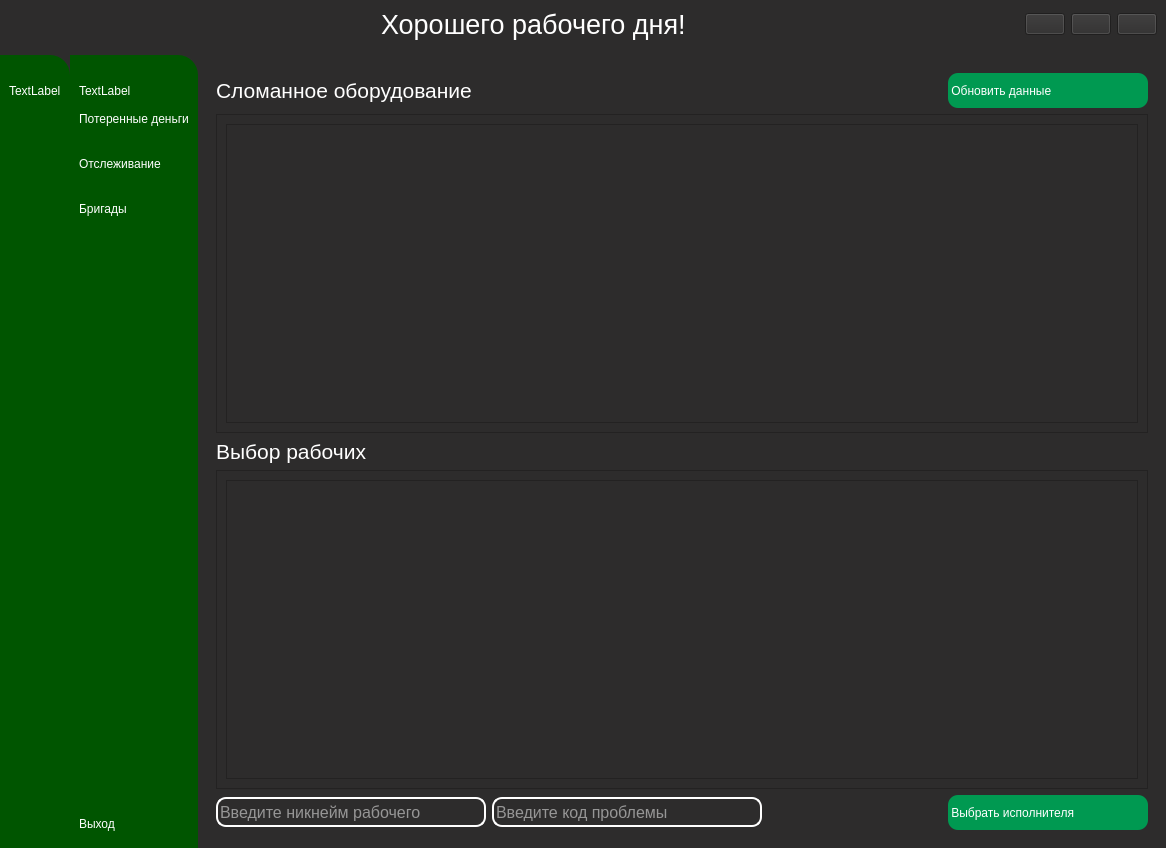
<?xml version="1.0" encoding="UTF-8"?>
<ui version="4.0">
 <class>MainWindow</class>
 <widget class="QMainWindow" name="MainWindow">
  <property name="geometry">
   <rect>
    <x>0</x>
    <y>0</y>
    <width>1166</width>
    <height>848</height>
   </rect>
  </property>
  <property name="windowTitle">
   <string>MainWindow</string>
  </property>
  <property name="styleSheet">
   <string notr="true">background-color: rgb(45, 44, 44);
color: white</string>
  </property>
  <widget class="QWidget" name="centralwidget">
   <layout class="QGridLayout" name="gridLayout">
    <property name="leftMargin">
     <number>0</number>
    </property>
    <property name="topMargin">
     <number>0</number>
    </property>
    <property name="rightMargin">
     <number>0</number>
    </property>
    <property name="bottomMargin">
     <number>0</number>
    </property>
    <property name="horizontalSpacing">
     <number>0</number>
    </property>
    <property name="verticalSpacing">
     <number>6</number>
    </property>
    <item row="1" column="0">
     <widget class="QWidget" name="widget_4" native="true">
      <property name="styleSheet">
       <string notr="true">QWidget{
background-color: rgb(0, 85, 0);
border-top-right-radius:20px;
}
QPushButton{
color: white;

height: 30px;
border:none;
border-radius: 10px;
border-bottom-radius: 10px;

}
QPushButton:checked{
color: rgb(0, 85, 0);
background-color: white;

}
</string>
      </property>
      <layout class="QVBoxLayout" name="verticalLayout_4">
       <item>
        <layout class="QVBoxLayout" name="verticalLayout">
         <item>
          <widget class="QLabel" name="label_3">
           <property name="maximumSize">
            <size>
             <width>55</width>
             <height>55</height>
            </size>
           </property>
           <property name="text">
            <string/>
           </property>
           <property name="pixmap">
            <pixmap resource="resourses.qrc">:/res/kisspng-user-profile-2018-in-sight-user-conference-expo-5b554c0968c377.0307553315323166814291-fotor-bg-remover-20241102121640.png</pixmap>
           </property>
           <property name="scaledContents">
            <bool>true</bool>
           </property>
          </widget>
         </item>
         <item>
          <widget class="QLabel" name="label_2">
           <property name="text">
            <string>TextLabel</string>
           </property>
          </widget>
         </item>
        </layout>
       </item>
       <item>
        <layout class="QVBoxLayout" name="verticalLayout_7">
         <property name="spacing">
          <number>15</number>
         </property>
         <item>
          <widget class="QPushButton" name="pushButton_money1">
           <property name="text">
            <string/>
           </property>
           <property name="icon">
            <iconset resource="resourses.qrc">
             <normaloff>:/res/paid_24dp_FFFFFF_FILL0_wght400_GRAD0_opsz24.png</normaloff>
             <normalon>:/res/paid_24dp_005500_FILL0_wght400_GRAD0_opsz24.png</normalon>:/res/paid_24dp_FFFFFF_FILL0_wght400_GRAD0_opsz24.png</iconset>
           </property>
           <property name="checkable">
            <bool>true</bool>
           </property>
           <property name="autoExclusive">
            <bool>true</bool>
           </property>
          </widget>
         </item>
         <item>
          <widget class="QPushButton" name="pushButton_tracing1">
           <property name="text">
            <string/>
           </property>
           <property name="icon">
            <iconset resource="resourses.qrc">
             <normaloff>:/res/query_stats_24dp_FFFFFF_FILL0_wght400_GRAD0_opsz24.png</normaloff>
             <normalon>:/res/query_stats_24dp_005500_FILL0_wght400_GRAD0_opsz24.png</normalon>:/res/query_stats_24dp_FFFFFF_FILL0_wght400_GRAD0_opsz24.png</iconset>
           </property>
           <property name="checkable">
            <bool>true</bool>
           </property>
           <property name="autoExclusive">
            <bool>true</bool>
           </property>
          </widget>
         </item>
         <item>
          <widget class="QPushButton" name="pushButton_education1us">
           <property name="text">
            <string/>
           </property>
           <property name="icon">
            <iconset resource="resourses.qrc">
             <normaloff>:/res/groups_24dp_FFFFFF_FILL0_wght400_GRAD0_opsz24.png</normaloff>:/res/groups_24dp_FFFFFF_FILL0_wght400_GRAD0_opsz24.png</iconset>
           </property>
           <property name="checkable">
            <bool>true</bool>
           </property>
           <property name="autoExclusive">
            <bool>true</bool>
           </property>
          </widget>
         </item>
        </layout>
       </item>
       <item>
        <spacer name="verticalSpacer">
         <property name="orientation">
          <enum>Qt::Vertical</enum>
         </property>
         <property name="sizeHint" stdset="0">
          <size>
           <width>20</width>
           <height>278</height>
          </size>
         </property>
        </spacer>
       </item>
       <item>
        <widget class="QPushButton" name="pushButton_logout1">
         <property name="text">
          <string/>
         </property>
         <property name="icon">
          <iconset resource="resourses.qrc">
           <normaloff>:/res/logout_24dp_FFFFFF_FILL0_wght400_GRAD0_opsz24.png</normaloff>
           <normalon>:/res/logout_24dp_005500_FILL0_wght400_GRAD0_opsz24.png</normalon>:/res/logout_24dp_FFFFFF_FILL0_wght400_GRAD0_opsz24.png</iconset>
         </property>
         <property name="checkable">
          <bool>true</bool>
         </property>
         <property name="autoExclusive">
          <bool>true</bool>
         </property>
        </widget>
       </item>
      </layout>
     </widget>
    </item>
    <item row="1" column="1">
     <widget class="QWidget" name="widget_5" native="true">
      <property name="styleSheet">
       <string notr="true">QWidget{
background-color: rgb(0, 85, 0);
border-top-right-radius:20px;
}

QPushButton{
color: white;
text-align:left;
height: 30px;
border:none;
border-radius: 10px;
border-bottom-radius: 10px;

}
QPushButton:checked{
color: rgb(0, 85, 0);
background-color: white;

}</string>
      </property>
      <layout class="QVBoxLayout" name="verticalLayout_5">
       <item>
        <layout class="QVBoxLayout" name="verticalLayout_3">
         <item>
          <widget class="QLabel" name="label_5">
           <property name="maximumSize">
            <size>
             <width>55</width>
             <height>55</height>
            </size>
           </property>
           <property name="text">
            <string/>
           </property>
           <property name="pixmap">
            <pixmap resource="resourses.qrc">:/res/kisspng-user-profile-2018-in-sight-user-conference-expo-5b554c0968c377.0307553315323166814291-fotor-bg-remover-20241102121640.png</pixmap>
           </property>
           <property name="scaledContents">
            <bool>true</bool>
           </property>
          </widget>
         </item>
         <item>
          <widget class="QLabel" name="label_4">
           <property name="text">
            <string>TextLabel</string>
           </property>
          </widget>
         </item>
        </layout>
       </item>
       <item>
        <layout class="QVBoxLayout" name="verticalLayout_2">
         <property name="spacing">
          <number>15</number>
         </property>
         <item>
          <widget class="QPushButton" name="pushButton_money2">
           <property name="text">
            <string>Потеренные деньги</string>
           </property>
           <property name="icon">
            <iconset resource="resourses.qrc">
             <normaloff>:/res/paid_24dp_FFFFFF_FILL0_wght400_GRAD0_opsz24.png</normaloff>
             <normalon>:/res/paid_24dp_005500_FILL0_wght400_GRAD0_opsz24.png</normalon>:/res/paid_24dp_FFFFFF_FILL0_wght400_GRAD0_opsz24.png</iconset>
           </property>
           <property name="checkable">
            <bool>true</bool>
           </property>
           <property name="autoExclusive">
            <bool>true</bool>
           </property>
          </widget>
         </item>
         <item>
          <widget class="QPushButton" name="pushButton_tracing2">
           <property name="text">
            <string>Отслеживание</string>
           </property>
           <property name="icon">
            <iconset resource="resourses.qrc">
             <normaloff>:/res/query_stats_24dp_FFFFFF_FILL0_wght400_GRAD0_opsz24.png</normaloff>
             <normalon>:/res/query_stats_24dp_005500_FILL0_wght400_GRAD0_opsz24.png</normalon>:/res/query_stats_24dp_FFFFFF_FILL0_wght400_GRAD0_opsz24.png</iconset>
           </property>
           <property name="checkable">
            <bool>true</bool>
           </property>
           <property name="autoExclusive">
            <bool>true</bool>
           </property>
          </widget>
         </item>
         <item>
          <widget class="QPushButton" name="pushButton_education2us">
           <property name="text">
            <string>Бригады</string>
           </property>
           <property name="icon">
            <iconset resource="resourses.qrc">
             <normaloff>:/res/groups_24dp_FFFFFF_FILL0_wght400_GRAD0_opsz24.png</normaloff>
             <normalon>:/res/groups_24dp_005500_FILL0_wght400_GRAD0_opsz24.png</normalon>:/res/groups_24dp_FFFFFF_FILL0_wght400_GRAD0_opsz24.png</iconset>
           </property>
           <property name="checkable">
            <bool>true</bool>
           </property>
           <property name="autoExclusive">
            <bool>true</bool>
           </property>
          </widget>
         </item>
        </layout>
       </item>
       <item>
        <spacer name="verticalSpacer_2">
         <property name="orientation">
          <enum>Qt::Vertical</enum>
         </property>
         <property name="sizeHint" stdset="0">
          <size>
           <width>20</width>
           <height>273</height>
          </size>
         </property>
        </spacer>
       </item>
       <item>
        <widget class="QPushButton" name="pushButton_12">
         <property name="styleSheet">
          <string notr="true"/>
         </property>
         <property name="text">
          <string>Выход</string>
         </property>
         <property name="icon">
          <iconset resource="resourses.qrc">
           <normaloff>:/res/logout_24dp_FFFFFF_FILL0_wght400_GRAD0_opsz24.png</normaloff>
           <normalon>:/res/logout_24dp_005500_FILL0_wght400_GRAD0_opsz24.png</normalon>:/res/logout_24dp_FFFFFF_FILL0_wght400_GRAD0_opsz24.png</iconset>
         </property>
         <property name="checkable">
          <bool>true</bool>
         </property>
         <property name="autoExclusive">
          <bool>true</bool>
         </property>
        </widget>
       </item>
      </layout>
     </widget>
    </item>
    <item row="0" column="0" colspan="4">
     <widget class="QWidget" name="widget_2" native="true">
      <layout class="QHBoxLayout" name="horizontalLayout_4">
       <item>
        <layout class="QVBoxLayout" name="verticalLayout_8">
         <item>
          <widget class="QPushButton" name="pushButton">
           <property name="maximumSize">
            <size>
             <width>40</width>
             <height>40</height>
            </size>
           </property>
           <property name="styleSheet">
            <string notr="true">border:none;
</string>
           </property>
           <property name="text">
            <string/>
           </property>
           <property name="icon">
            <iconset resource="resourses.qrc">
             <normaloff>:/res/menu_24dp_FFFFFF_FILL0_wght400_GRAD0_opsz24.png</normaloff>:/res/menu_24dp_FFFFFF_FILL0_wght400_GRAD0_opsz24.png</iconset>
           </property>
           <property name="iconSize">
            <size>
             <width>50</width>
             <height>50</height>
            </size>
           </property>
           <property name="checkable">
            <bool>true</bool>
           </property>
           <property name="autoExclusive">
            <bool>true</bool>
           </property>
          </widget>
         </item>
        </layout>
       </item>
       <item>
        <spacer name="horizontalSpacer_5">
         <property name="orientation">
          <enum>Qt::Horizontal</enum>
         </property>
         <property name="sizeHint" stdset="0">
          <size>
           <width>40</width>
           <height>20</height>
          </size>
         </property>
        </spacer>
       </item>
       <item>
        <widget class="QLabel" name="label">
         <property name="font">
          <font>
           <pointsize>20</pointsize>
          </font>
         </property>
         <property name="text">
          <string>Хорошего рабочего дня!</string>
         </property>
        </widget>
       </item>
       <item>
        <spacer name="horizontalSpacer_2">
         <property name="orientation">
          <enum>Qt::Horizontal</enum>
         </property>
         <property name="sizeHint" stdset="0">
          <size>
           <width>40</width>
           <height>20</height>
          </size>
         </property>
        </spacer>
       </item>
       <item>
        <layout class="QHBoxLayout" name="horizontalLayout">
         <item>
          <widget class="QPushButton" name="pushButton_13">
           <property name="text">
            <string/>
           </property>
           <property name="icon">
            <iconset resource="resourses.qrc">
             <normaloff>:/res/remove_24dp_FFFFFF_FILL0_wght400_GRAD0_opsz24.png</normaloff>:/res/remove_24dp_FFFFFF_FILL0_wght400_GRAD0_opsz24.png</iconset>
           </property>
           <property name="checkable">
            <bool>true</bool>
           </property>
          </widget>
         </item>
         <item>
          <widget class="QPushButton" name="pushButton_22">
           <property name="text">
            <string/>
           </property>
           <property name="icon">
            <iconset resource="resourses.qrc">
             <normaloff>:/res/check_box_outline_blank_24dp_FFFFFF_FILL0_wght400_GRAD0_opsz24.png</normaloff>:/res/check_box_outline_blank_24dp_FFFFFF_FILL0_wght400_GRAD0_opsz24.png</iconset>
           </property>
           <property name="checkable">
            <bool>true</bool>
           </property>
          </widget>
         </item>
         <item>
          <widget class="QPushButton" name="pushButton_23">
           <property name="text">
            <string/>
           </property>
           <property name="icon">
            <iconset resource="resourses.qrc">
             <normaloff>:/res/close_24dp_FFFFFF_FILL0_wght400_GRAD0_opsz24.png</normaloff>:/res/close_24dp_FFFFFF_FILL0_wght400_GRAD0_opsz24.png</iconset>
           </property>
           <property name="checkable">
            <bool>true</bool>
           </property>
          </widget>
         </item>
        </layout>
       </item>
      </layout>
     </widget>
    </item>
    <item row="1" column="3">
     <widget class="QWidget" name="widget_3" native="true">
      <layout class="QVBoxLayout" name="verticalLayout_6">
       <item>
        <widget class="QStackedWidget" name="stackedWidget">
         <property name="styleSheet">
          <string notr="true">background-color: rgb(45, 44, 44);</string>
         </property>
         <property name="currentIndex">
          <number>1</number>
         </property>
         <widget class="QWidget" name="money_page">
          <widget class="QFrame" name="frame_graphics">
           <property name="geometry">
            <rect>
             <x>10</x>
             <y>10</y>
             <width>861</width>
             <height>651</height>
            </rect>
           </property>
           <property name="frameShape">
            <enum>QFrame::StyledPanel</enum>
           </property>
           <property name="frameShadow">
            <enum>QFrame::Raised</enum>
           </property>
          </widget>
          <widget class="QWidget" name="layoutWidget">
           <property name="geometry">
            <rect>
             <x>10</x>
             <y>680</y>
             <width>861</width>
             <height>37</height>
            </rect>
           </property>
           <layout class="QHBoxLayout" name="horizontalLayout_9">
            <item>
             <widget class="QPushButton" name="pushButton_graph">
              <property name="minimumSize">
               <size>
                <width>200</width>
                <height>35</height>
               </size>
              </property>
              <property name="styleSheet">
               <string notr="true">
QPushButton{
color: white;
text-align:left;
background-color: rgb(0, 153, 81);
height: 30px;
border:none;
border-radius: 10px;
border-bottom-radius: 10px;
}</string>
              </property>
              <property name="text">
               <string>Построить график</string>
              </property>
             </widget>
            </item>
            <item>
             <widget class="QPushButton" name="pushButton_report_2">
              <property name="minimumSize">
               <size>
                <width>200</width>
                <height>35</height>
               </size>
              </property>
              <property name="styleSheet">
               <string notr="true">
QPushButton{
color: white;
text-align:left;
background-color: rgb(0, 153, 81);
height: 30px;
border:none;
border-radius: 10px;
border-bottom-radius: 10px;
}</string>
              </property>
              <property name="text">
               <string>  Сделать отчёт</string>
              </property>
             </widget>
            </item>
            <item>
             <spacer name="horizontalSpacer_6">
              <property name="orientation">
               <enum>Qt::Horizontal</enum>
              </property>
              <property name="sizeHint" stdset="0">
               <size>
                <width>40</width>
                <height>20</height>
               </size>
              </property>
             </spacer>
            </item>
           </layout>
          </widget>
         </widget>
         <widget class="QWidget" name="tracking_page">
          <layout class="QVBoxLayout" name="verticalLayout_9">
           <item>
            <layout class="QHBoxLayout" name="horizontalLayout_2">
             <item>
              <widget class="QLabel" name="label_6">
               <property name="font">
                <font>
                 <pointsize>16</pointsize>
                </font>
               </property>
               <property name="text">
                <string>Сломанное оборудование</string>
               </property>
              </widget>
             </item>
             <item>
              <spacer name="horizontalSpacer">
               <property name="orientation">
                <enum>Qt::Horizontal</enum>
               </property>
               <property name="sizeHint" stdset="0">
                <size>
                 <width>408</width>
                 <height>20</height>
                </size>
               </property>
              </spacer>
             </item>
             <item>
              <widget class="QPushButton" name="refresh_btn">
               <property name="minimumSize">
                <size>
                 <width>200</width>
                 <height>35</height>
                </size>
               </property>
               <property name="styleSheet">
                <string notr="true">
QPushButton{
color: white;
text-align:left;
background-color: rgb(0, 153, 81);
height: 30px;
border:none;
border-radius: 10px;
border-bottom-radius: 10px;
}</string>
               </property>
               <property name="text">
                <string> Обновить данные</string>
               </property>
               <property name="checkable">
                <bool>true</bool>
               </property>
               <property name="autoExclusive">
                <bool>true</bool>
               </property>
              </widget>
             </item>
            </layout>
           </item>
           <item>
            <widget class="QScrollArea" name="scrollArea">
             <property name="widgetResizable">
              <bool>true</bool>
             </property>
             <widget class="QWidget" name="scrollAreaWidgetContents">
              <property name="geometry">
               <rect>
                <x>0</x>
                <y>0</y>
                <width>877</width>
                <height>295</height>
               </rect>
              </property>
              <layout class="QVBoxLayout" name="verticalLayout_10">
               <item>
                <widget class="QTableView" name="tableView"/>
               </item>
              </layout>
             </widget>
            </widget>
           </item>
           <item>
            <layout class="QHBoxLayout" name="horizontalLayout_3">
             <item>
              <widget class="QLabel" name="label_7">
               <property name="font">
                <font>
                 <pointsize>16</pointsize>
                </font>
               </property>
               <property name="text">
                <string>Выбор рабочих</string>
               </property>
              </widget>
             </item>
             <item>
              <spacer name="horizontalSpacer_3">
               <property name="orientation">
                <enum>Qt::Horizontal</enum>
               </property>
               <property name="sizeHint" stdset="0">
                <size>
                 <width>528</width>
                 <height>20</height>
                </size>
               </property>
              </spacer>
             </item>
            </layout>
           </item>
           <item>
            <widget class="QScrollArea" name="scrollArea_2">
             <property name="widgetResizable">
              <bool>true</bool>
             </property>
             <widget class="QWidget" name="scrollAreaWidgetContents_2">
              <property name="geometry">
               <rect>
                <x>0</x>
                <y>0</y>
                <width>877</width>
                <height>296</height>
               </rect>
              </property>
              <layout class="QVBoxLayout" name="verticalLayout_11">
               <item>
                <widget class="QTableView" name="tableView_2"/>
               </item>
              </layout>
             </widget>
            </widget>
           </item>
           <item>
            <layout class="QHBoxLayout" name="horizontalLayout_8">
             <item>
              <layout class="QHBoxLayout" name="horizontalLayout_5">
               <item>
                <widget class="QLineEdit" name="lineEdit_nik_work">
                 <property name="minimumSize">
                  <size>
                   <width>270</width>
                   <height>30</height>
                  </size>
                 </property>
                 <property name="maximumSize">
                  <size>
                   <width>250</width>
                   <height>16777215</height>
                  </size>
                 </property>
                 <property name="sizeIncrement">
                  <size>
                   <width>0</width>
                   <height>0</height>
                  </size>
                 </property>
                 <property name="font">
                  <font>
                   <pointsize>12</pointsize>
                  </font>
                 </property>
                 <property name="styleSheet">
                  <string notr="true">QLineEdit {
	border: 2px solid white;
	border-radius: 10px;
	color: white;

}</string>
                 </property>
                 <property name="inputMask">
                  <string/>
                 </property>
                 <property name="text">
                  <string/>
                 </property>
                 <property name="placeholderText">
                  <string>Введите никнейм рабочего</string>
                 </property>
                </widget>
               </item>
               <item>
                <widget class="QLineEdit" name="lineEdit_id_problem">
                 <property name="minimumSize">
                  <size>
                   <width>270</width>
                   <height>30</height>
                  </size>
                 </property>
                 <property name="maximumSize">
                  <size>
                   <width>250</width>
                   <height>16777215</height>
                  </size>
                 </property>
                 <property name="sizeIncrement">
                  <size>
                   <width>0</width>
                   <height>0</height>
                  </size>
                 </property>
                 <property name="font">
                  <font>
                   <pointsize>12</pointsize>
                  </font>
                 </property>
                 <property name="styleSheet">
                  <string notr="true">QLineEdit {
	border: 2px solid white;
	border-radius: 10px;
	color: white;

}</string>
                 </property>
                 <property name="text">
                  <string/>
                 </property>
                 <property name="placeholderText">
                  <string>Введите код проблемы</string>
                 </property>
                </widget>
               </item>
              </layout>
             </item>
             <item>
              <layout class="QHBoxLayout" name="horizontalLayout_6">
               <item>
                <spacer name="horizontalSpacer_4">
                 <property name="orientation">
                  <enum>Qt::Horizontal</enum>
                 </property>
                 <property name="sizeHint" stdset="0">
                  <size>
                   <width>13</width>
                   <height>20</height>
                  </size>
                 </property>
                </spacer>
               </item>
               <item>
                <widget class="QPushButton" name="pushButton_send_order">
                 <property name="minimumSize">
                  <size>
                   <width>200</width>
                   <height>35</height>
                  </size>
                 </property>
                 <property name="styleSheet">
                  <string notr="true">
QPushButton{
color: white;
text-align:left;
background-color: rgb(0, 153, 81);
height: 30px;
border:none;
border-radius: 10px;
border-bottom-radius: 10px;
}</string>
                 </property>
                 <property name="text">
                  <string> Выбрать исполнителя</string>
                 </property>
                 <property name="checkable">
                  <bool>true</bool>
                 </property>
                 <property name="autoExclusive">
                  <bool>true</bool>
                 </property>
                </widget>
               </item>
              </layout>
             </item>
            </layout>
           </item>
          </layout>
         </widget>
        </widget>
       </item>
      </layout>
     </widget>
    </item>
   </layout>
  </widget>
 </widget>
 <resources>
  <include location="resourses.qrc"/>
 </resources>
 <connections>
  <connection>
   <sender>pushButton</sender>
   <signal>toggled(bool)</signal>
   <receiver>widget_4</receiver>
   <slot>setHidden(bool)</slot>
   <hints>
    <hint type="sourcelabel">
     <x>51</x>
     <y>51</y>
    </hint>
    <hint type="destinationlabel">
     <x>74</x>
     <y>543</y>
    </hint>
   </hints>
  </connection>
  <connection>
   <sender>pushButton</sender>
   <signal>toggled(bool)</signal>
   <receiver>widget_5</receiver>
   <slot>setVisible(bool)</slot>
   <hints>
    <hint type="sourcelabel">
     <x>40</x>
     <y>47</y>
    </hint>
    <hint type="destinationlabel">
     <x>193</x>
     <y>323</y>
    </hint>
   </hints>
  </connection>
  <connection>
   <sender>pushButton_23</sender>
   <signal>toggled(bool)</signal>
   <receiver>MainWindow</receiver>
   <slot>close()</slot>
   <hints>
    <hint type="sourcelabel">
     <x>1153</x>
     <y>45</y>
    </hint>
    <hint type="destinationlabel">
     <x>787</x>
     <y>43</y>
    </hint>
   </hints>
  </connection>
  <connection>
   <sender>pushButton_logout1</sender>
   <signal>toggled(bool)</signal>
   <receiver>pushButton_12</receiver>
   <slot>setChecked(bool)</slot>
   <hints>
    <hint type="sourcelabel">
     <x>58</x>
     <y>836</y>
    </hint>
    <hint type="destinationlabel">
     <x>231</x>
     <y>836</y>
    </hint>
   </hints>
  </connection>
  <connection>
   <sender>pushButton_12</sender>
   <signal>toggled(bool)</signal>
   <receiver>pushButton_logout1</receiver>
   <slot>setChecked(bool)</slot>
   <hints>
    <hint type="sourcelabel">
     <x>231</x>
     <y>836</y>
    </hint>
    <hint type="destinationlabel">
     <x>67</x>
     <y>836</y>
    </hint>
   </hints>
  </connection>
  <connection>
   <sender>pushButton_money2</sender>
   <signal>toggled(bool)</signal>
   <receiver>pushButton_money1</receiver>
   <slot>setChecked(bool)</slot>
   <hints>
    <hint type="sourcelabel">
     <x>230</x>
     <y>198</y>
    </hint>
    <hint type="destinationlabel">
     <x>60</x>
     <y>198</y>
    </hint>
   </hints>
  </connection>
  <connection>
   <sender>pushButton_money1</sender>
   <signal>toggled(bool)</signal>
   <receiver>pushButton_money2</receiver>
   <slot>setChecked(bool)</slot>
   <hints>
    <hint type="sourcelabel">
     <x>66</x>
     <y>198</y>
    </hint>
    <hint type="destinationlabel">
     <x>230</x>
     <y>198</y>
    </hint>
   </hints>
  </connection>
  <connection>
   <sender>pushButton_tracing1</sender>
   <signal>toggled(bool)</signal>
   <receiver>pushButton_tracing2</receiver>
   <slot>setChecked(bool)</slot>
   <hints>
    <hint type="sourcelabel">
     <x>50</x>
     <y>227</y>
    </hint>
    <hint type="destinationlabel">
     <x>101</x>
     <y>220</y>
    </hint>
   </hints>
  </connection>
  <connection>
   <sender>pushButton_tracing2</sender>
   <signal>clicked(bool)</signal>
   <receiver>pushButton_tracing1</receiver>
   <slot>setChecked(bool)</slot>
   <hints>
    <hint type="sourcelabel">
     <x>104</x>
     <y>231</y>
    </hint>
    <hint type="destinationlabel">
     <x>52</x>
     <y>238</y>
    </hint>
   </hints>
  </connection>
  <connection>
   <sender>pushButton_education2us</sender>
   <signal>toggled(bool)</signal>
   <receiver>pushButton_education1us</receiver>
   <slot>setChecked(bool)</slot>
   <hints>
    <hint type="sourcelabel">
     <x>115</x>
     <y>267</y>
    </hint>
    <hint type="destinationlabel">
     <x>61</x>
     <y>271</y>
    </hint>
   </hints>
  </connection>
  <connection>
   <sender>pushButton_education1us</sender>
   <signal>toggled(bool)</signal>
   <receiver>pushButton_education2us</receiver>
   <slot>setChecked(bool)</slot>
   <hints>
    <hint type="sourcelabel">
     <x>35</x>
     <y>277</y>
    </hint>
    <hint type="destinationlabel">
     <x>112</x>
     <y>277</y>
    </hint>
   </hints>
  </connection>
 </connections>
</ui>
